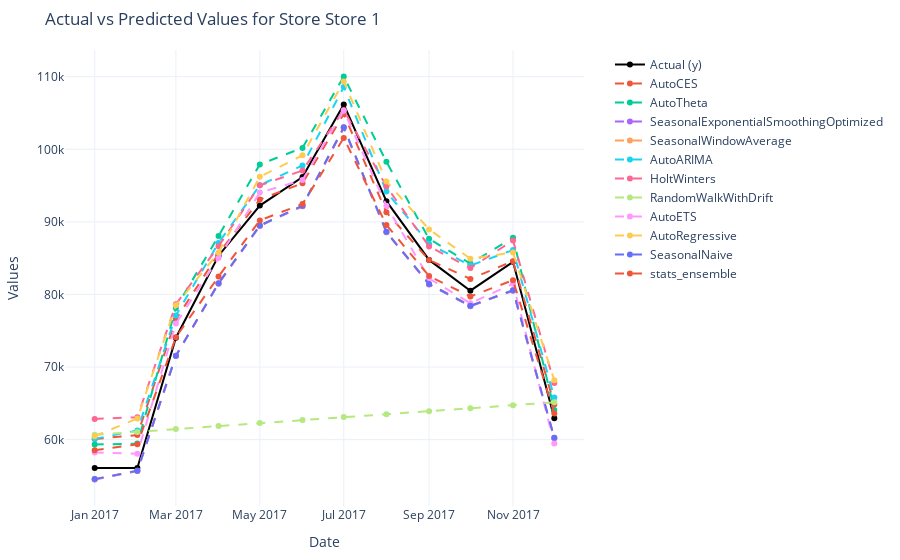
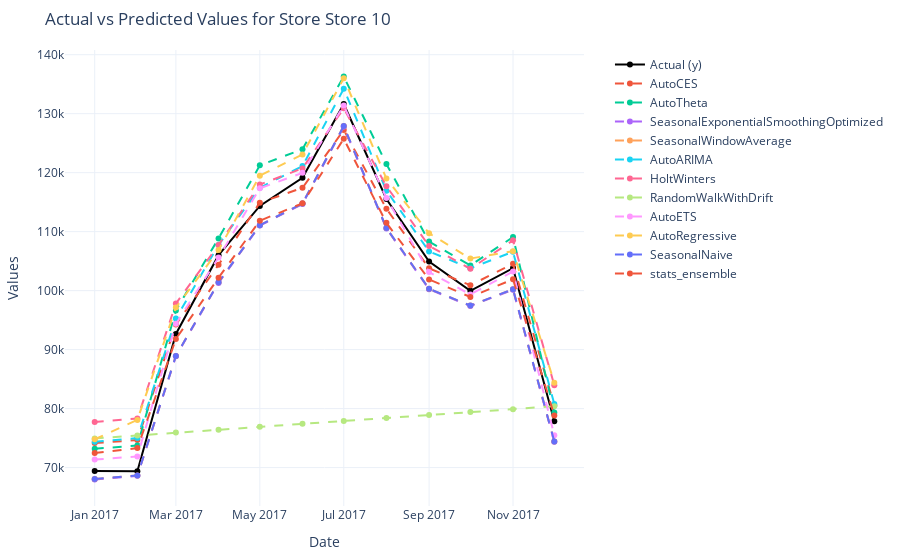
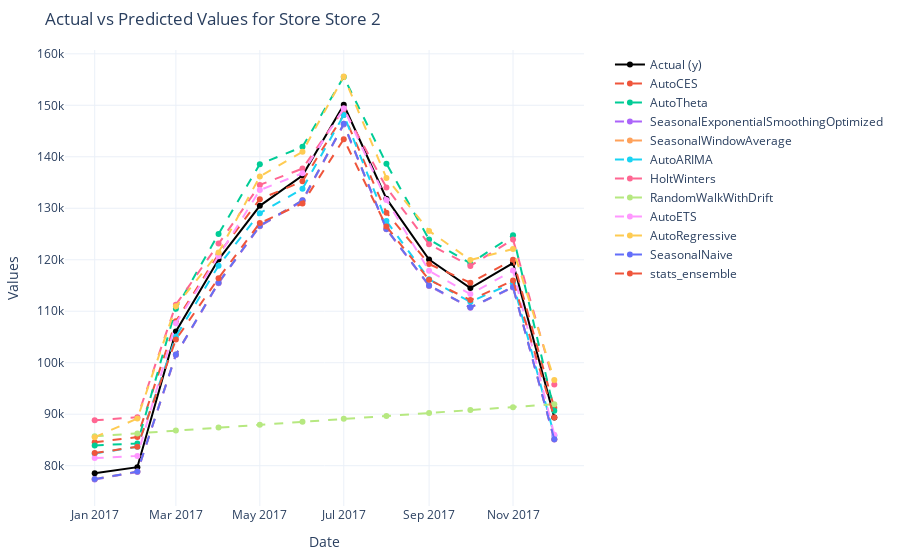
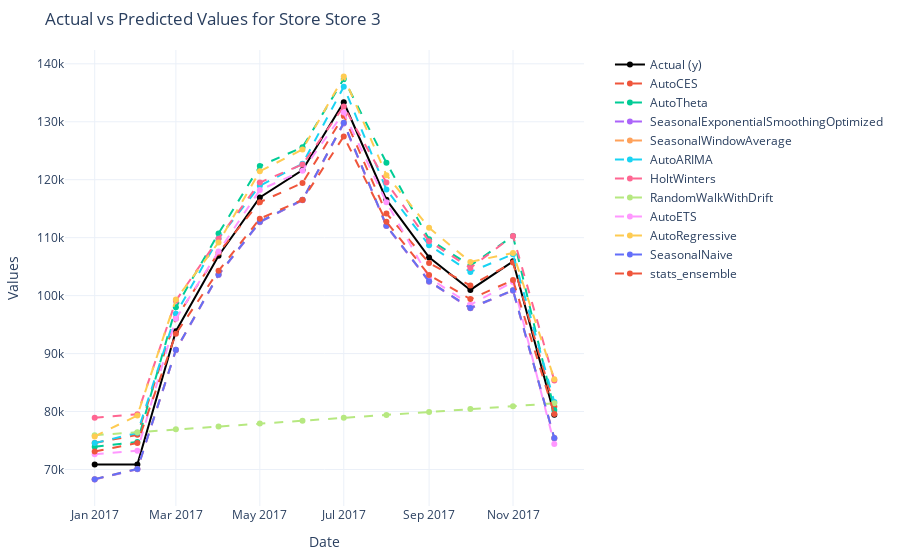

Here is the notebook cell these charts were saved with, in order:
### Code cell
import plotly.graph_objects as go
import plotly.io as pio

for store in df_pred['unique_id'].unique():
    # Filter data for the specific store
    temp = df_pred[df_pred['unique_id'] == store]

    # Identify prediction models
    models = temp.columns.tolist()
    models.remove('unique_id')
    models.remove('ds')
    models.remove('y')

    # Create the Plotly figure
    fig = go.Figure()

    # Add the actual values trace
    fig.add_trace(go.Scatter(
        x=temp['ds'],
        y=temp['y'],
        mode='lines+markers',
        name='Actual (y)',
        line=dict(color='black', width=2)
    ))

    # Add traces for each prediction model
    for model in models:
        fig.add_trace(go.Scatter(
            x=temp['ds'],
            y=temp[model],
            mode='lines+markers',
            name=model,
            line=dict(dash='dash')
        ))

    # Customize layout
    fig.update_layout(
        title=f"Actual vs Predicted Values for {store}",
        xaxis_title='Date',
        yaxis_title='Values',
        legend=dict(
            x=1.05,
            y=1,
            bgcolor='rgba(255, 255, 255, 0)',
            bordercolor='rgba(0, 0, 0, 0)'
        ),
        margin=dict(l=50, r=200, t=50, b=50),
        template='plotly_white'
    )
    output_filename = f"{store}_actual_vs_predicted.html"
    pio.write_html(fig, file=output_filename, auto_open=False)
    fig.show()
